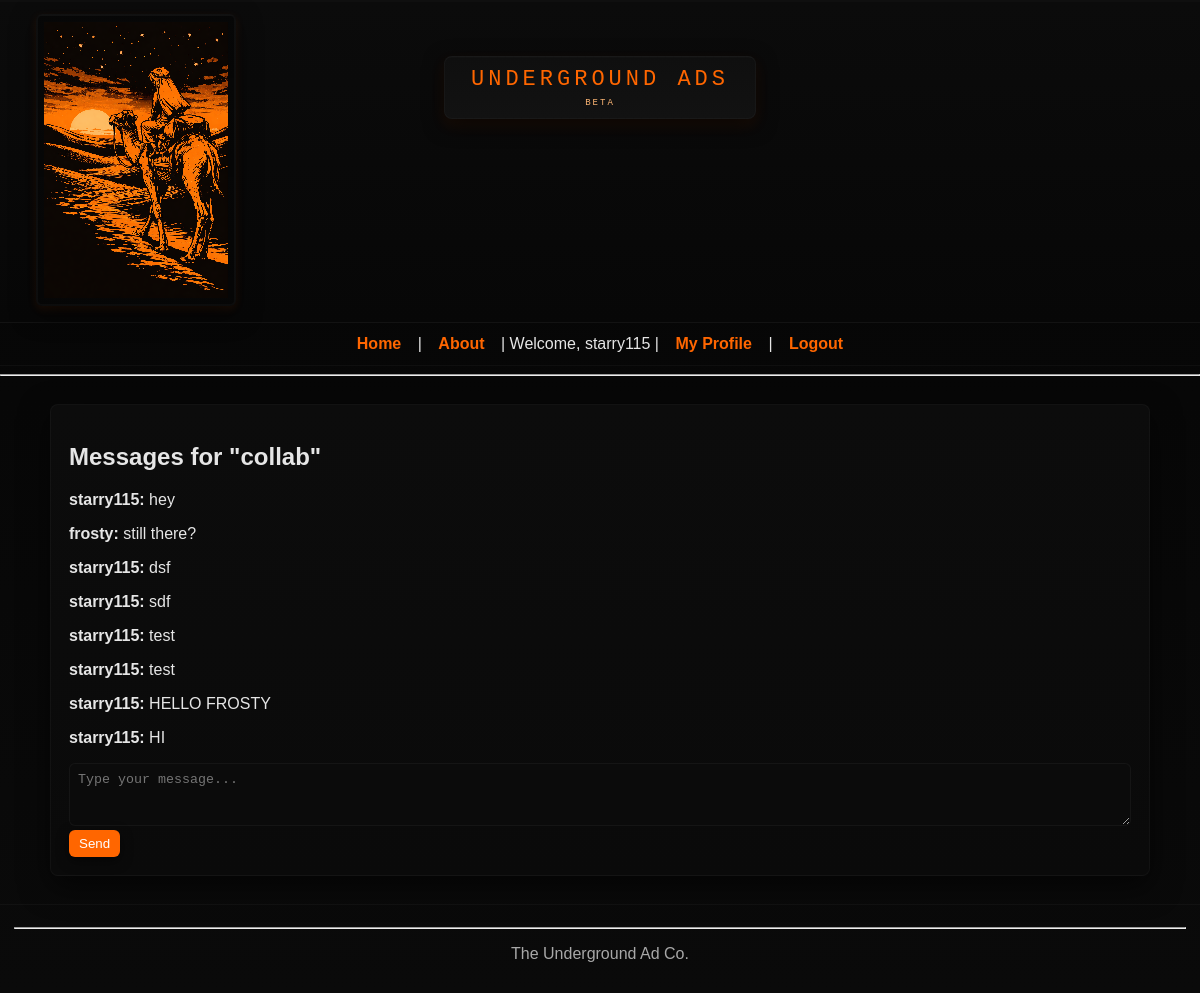
Screenshot of /message/12 (signed in) with the database file from the repository.
### tables this page shows
CREATE TABLE users (
            id INTEGER PRIMARY KEY AUTOINCREMENT,
            username TEXT UNIQUE NOT NULL,
            password_hash TEXT NOT NULL,
            created_at TIMESTAMP DEFAULT CURRENT_TIMESTAMP
        , is_admin INTEGER DEFAULT 0, about TEXT DEFAULT '', pgp_public_key TEXT, pgp_private_key_encrypted TEXT, pgp_key_salt TEXT, pgp_key_nonce TEXT, pgp_private_key TEXT);

CREATE TABLE ads (
            id INTEGER PRIMARY KEY AUTOINCREMENT,
            title TEXT NOT NULL,
            description TEXT NOT NULL,
            image TEXT,
            user_id INTEGER NOT NULL,
            created_at TIMESTAMP DEFAULT CURRENT_TIMESTAMP,
            FOREIGN KEY (user_id) REFERENCES users (id)
        );

CREATE TABLE messages (
            id INTEGER PRIMARY KEY AUTOINCREMENT,
            ad_id INTEGER NOT NULL,
            sender_id INTEGER NOT NULL,
            recipient_id INTEGER NOT NULL,
            content TEXT NOT NULL,
            created_at TIMESTAMP DEFAULT CURRENT_TIMESTAMP, is_encrypted INTEGER DEFAULT 0,
            FOREIGN KEY (ad_id) REFERENCES ads (id),
            FOREIGN KEY (sender_id) REFERENCES users (id),
            FOREIGN KEY (recipient_id) REFERENCES users (id)
        );

### app.py (the view, shortened to what this page needs)
@app.route("/message", methods=["GET", "POST"])
@app.route("/message/<int:ad_id>", methods=["GET", "POST"])
@login_required
def message(ad_id=None):
    conn = get_db()
    cur = conn.cursor()
    ad = None
    recipient_id = None
    ad_title = "Direct Message"
    if ad_id is not None:
        cur.execute("SELECT ads.*, users.username FROM ads JOIN users ON ads.user_id = users.id WHERE ads.id = ?", (ad_id,))
        ad = cur.fetchone()
        if ad:
            recipient_id = ad["user_id"]
            ad_title = ad["title"]
    user_id_param = request.args.get("user_id")
    if user_id_param and not recipient_id:
        cur.execute("SELECT id, username FROM users WHERE id = ?", (user_id_param,))
        user = cur.fetchone()
        if user:
            recipient_id = user["id"]
            ad_title = f"Chat with {user['username']}"
    if recipient_id is not None:
        cur.execute(
            """
            SELECT m.*, u.username AS sender_name
            FROM messages m
            JOIN users u ON m.sender_id = u.id
            WHERE (m.sender_id = ? AND m.recipient_id = ?)
               OR (m.sender_id = ? AND m.recipient_id = ?)
            ORDER BY m.created_at ASC
            """,
            (session["user_id"], recipient_id, recipient_id, session["user_id"]),
        )
        messages = cur.fetchall()
    else:
        messages = []
    conn.close()
    return render_template("messages.html", ad={"title": ad_title}, messages=messages)

### app.py (called while the page is built)
def login_required(f):
    @wraps(f)
    def wrapper(*args, **kwargs):
        if "user_id" not in session:
            return redirect(url_for("login"))
        return f(*args, **kwargs)
    return wrapper

### db.py (called while the page is built)
def get_db():
    db_path = os.path.join(os.path.dirname(__file__), DB_FILENAME)
    conn = sqlite3.connect(db_path)
    conn.row_factory = sqlite3.Row
    return conn

### templates/messages.html
{% extends "base.html" %}
{% block content %}
<div class="container">
    <h2>Messages for "{{ ad.title }}"</h2>
    <div class="messages">
        {% for msg in messages %}
        <p><strong>{{ msg.sender_name }}:</strong> {{ msg.content }}</p>
        {% else %}
        <p>No messages yet.</p>
        {% endfor %}
    </div>
    <form method="POST">
        <textarea name="message" rows="3" placeholder="Type your message..."></textarea><br>
        <button type="submit">Send</button>
    </form>
</div>
{% endblock %}

### templates/base.html (shortened to what this page needs)
<!DOCTYPE html>
<html lang="en">
<head>
    <link rel="stylesheet" href="{{ url_for('static', filename='style.css') }}">
</head>
<body>
    <header class="site-header">
        <div class="logo-area">
            <a href="{{ url_for('home') }}">
                <img src="{{ url_for('static', filename='images/ua_logo_2.png') }}" class="logo" alt="Underground Ads Logo">
            </a>
        </div>
        <div class="banner-text">
            <span class="banner-card">
                UNDERGROUND ADS
                <span class="beta">BETA</span>
            </span>
        </div>
    </header>
    <nav class="nav-area">
        <a href="{{ url_for('home') }}">Home</a> |
        <a href="{{ url_for('about') }}">About</a> |
        {% if session.username %}
        <span>Welcome, {{ session.username }}</span> |
        <a href="{{ url_for('profile') }}">My Profile</a> |
        <a href="{{ url_for('logout') }}">Logout</a>
        {% else %}
        <a href="{{ url_for('register') }}">Register</a> |
        <a href="{{ url_for('login') }}">Login</a>
        {% endif %}
    </nav>
    <hr>
    <main>
        {% block content %}{% endblock %}
    </main>
    <footer>
        <hr>
        <p>The Underground Ad Co.</p>
    </footer>
</body>
</html>

### static/style.css (style rules this page uses)
:root { --ua-orange: #ff6600; --ua-dark-bg: #070707; --card-bg: #0f0f0f; --muted: #a8a8a8; --accent-shadow: rgba(255,102,0,0.12); }
* { box-sizing: border-box }
body { margin: 0; font-family: "Verdana","Arial",sans-serif; background: linear-gradient(180deg,#050505,#0a0a0a); color: #e6e6e6; -webkit-font-smoothing: antialiased; }
.site-header { position: relative; display: flex; align-items: center; justify-content: flex-start; padding: 12px 36px; gap: 18px; border-top: 2px solid rgba(255,255,255,0.03); border-bottom: 1px solid rgba(255,255,255,0.03); background: linear-gradient(180deg,#0b0b0b,#070707); }
.logo-area { display: flex; align-items: center; }
.logo { width: 200px; height: auto; image-rendering: pixelated; border: 2px solid rgba(255,255,255,0.03); padding: 6px; border-radius: 6px; background: linear-gradient(180deg, rgba(0,0,0,0.35), rgba(0,0,0,0.12)); box-shadow: 0 8px 24px rgba(0,0,0,0.6), 0 3px 8px var(--accent-shadow); }
.banner-text { position: absolute; left: 50%; transform: translateX(-50%); top: 54px; text-align: center; pointer-events: none; z-index: 50; }
.banner-card { display: inline-block; background: linear-gradient(180deg,#0f0f0f,#121212); color: var(--ua-orange); padding: 10px 26px; font-family: "Press Start 2P", "Courier New", monospace; font-size: 22px; letter-spacing: 4px; border-radius: 8px; border: 1px solid rgba(255,255,255,0.03); box-shadow: 0 6px 20px rgba(0,0,0,0.8), 0 6px 14px var(--accent-shadow); pointer-events: auto; }
.banner-card .beta { display: block; font-size: 9px; color: #ffb775; letter-spacing: 2px; margin-top: 6px; }
.nav-area { text-align: center; background: transparent; padding: 12px 0; border-bottom: 1px solid rgba(255,255,255,0.03); }
.nav-area a { color: var(--ua-orange); font-weight: 700; margin: 0 12px; text-decoration: none; }
.container { width: 92%; max-width: 1100px; margin: 28px auto; background: linear-gradient(180deg,#0c0c0c,#0a0a0a); border: 1px solid rgba(255,255,255,0.03); border-radius: 8px; padding: 18px; box-shadow: 0 10px 30px rgba(0,0,0,0.6); }
button, .btn { background: var(--ua-orange); color: #fff; border: 0; padding: 6px 10px; border-radius: 6px; cursor: pointer; box-shadow: 0 4px 12px rgba(0,0,0,0.5); }
input[type="text"], textarea, input[type="password"] { width: 100%; padding: 8px; border-radius: 6px; border: 1px solid rgba(255,255,255,0.04); background: #0b0b0b; color: #eee; }
footer { color: var(--muted); text-align: center; padding: 14px; border-top: 1px solid rgba(255,255,255,0.03); background: transparent; }
a { color: var(--ua-orange); text-decoration: none; font-weight: 600; }

### rows the page displays
users: username "starry115"
ads: title "collab"
messages: sender_name "starry115", content "hey"
messages: sender_name "frosty", content "still there?"
messages: sender_name "starry115", content "dsf"
messages: sender_name "starry115", content "sdf"
messages: sender_name "starry115", content "test"
messages: sender_name "starry115", content "test"
messages: sender_name "starry115", content "HELLO FROSTY"
messages: sender_name "starry115", content "HI"
